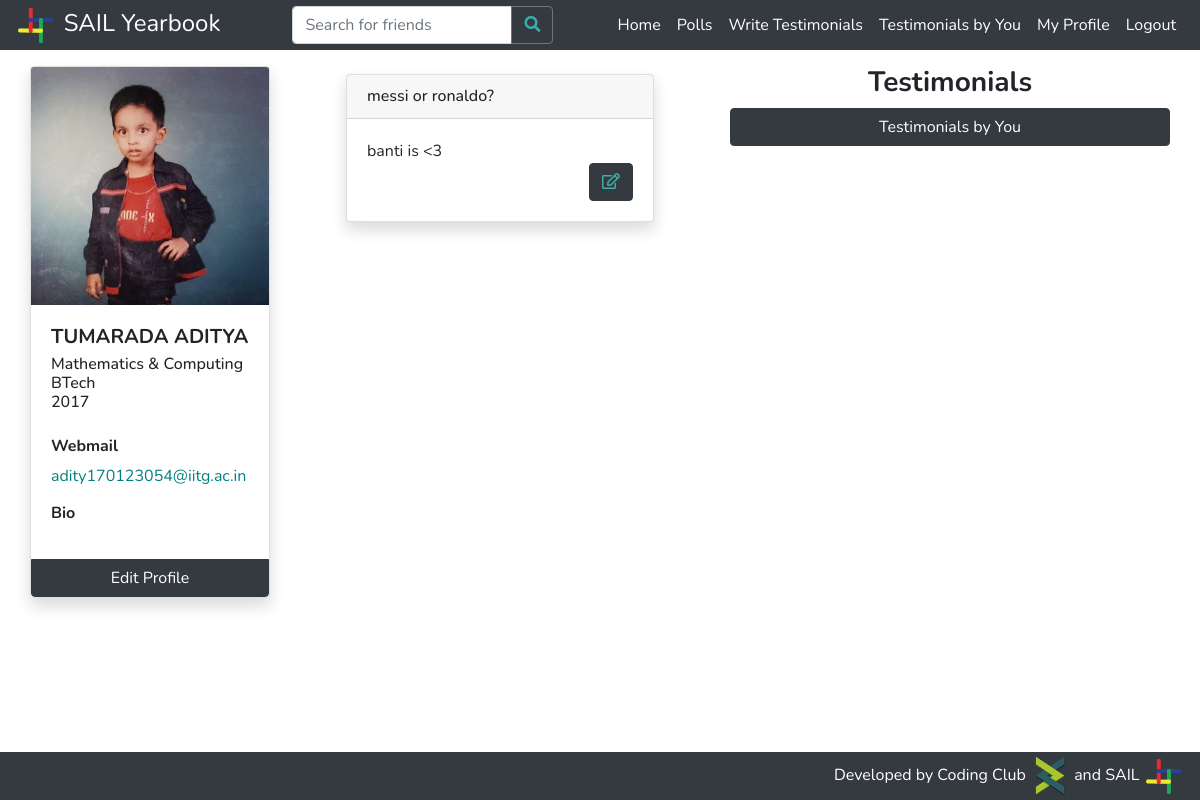
The page /adity170123054/ (signed in) on the database as committed earlier.
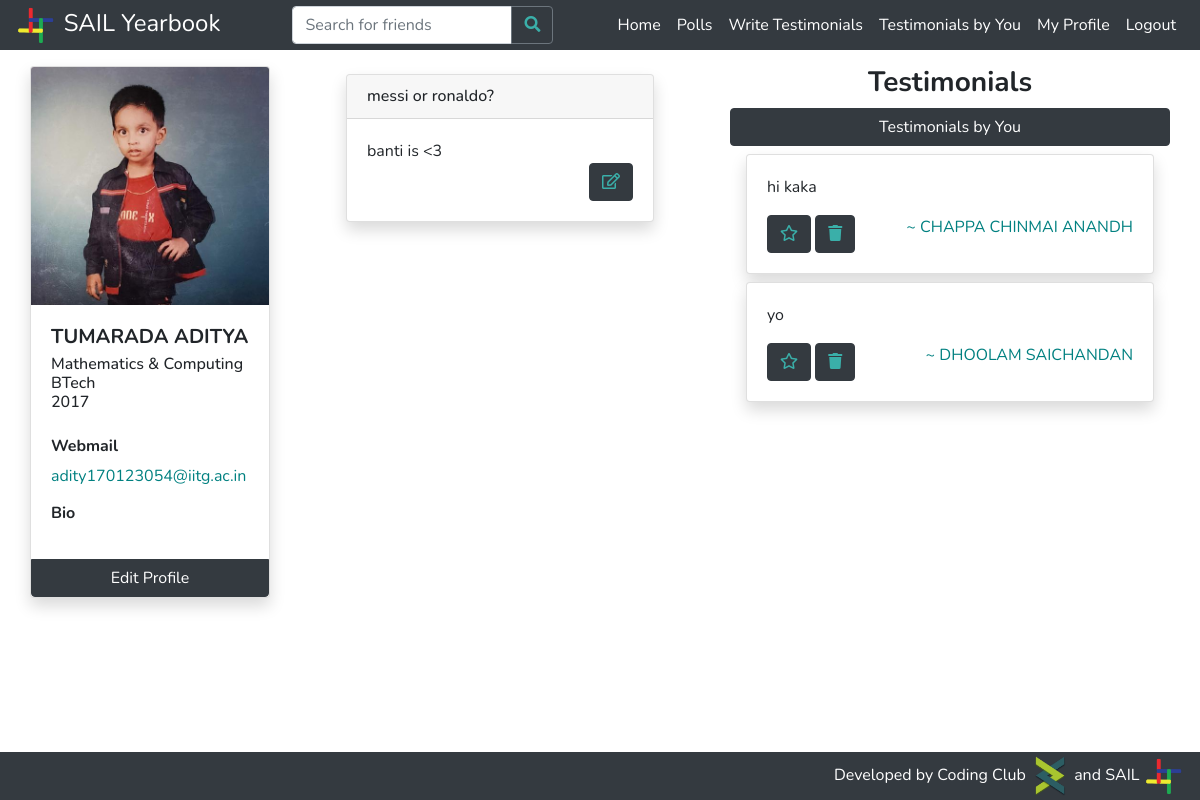
The same page on the database as committed later.
### students/models.py (models this page shows, shortened)
class Profile(models.Model):
    btech = '01'
    mtech = '41'
    phd = '61'
    msc = '21'
    msr = '43'
    ma = '22'
    bdes = '02'
    mdes = '42'
    error = '00'
    program_values = (
        (btech, 'BTech'),
        (mtech, 'MTech'),
        (phd, 'PhD'),
        (msc, 'MSc'),
        (msr, 'MS-R'),
        (ma, 'MA'),
        (bdes, 'BDes'),
        (mdes, 'MDes'),
        (error, 'Error')
    )
    cse = '01'
    ece = '02'
    me = '03'
    ce = '04'
    dd = '05'
    bsbe = '06'
    cl = '07'
    cst = '22'
    eee = '08'
    ma = '23'
    ph = '21'
    rt = '54'
    hss = '41'
    enc = '51'
    env = '52'
    nt = '53'
    lst = '55'
    department_values = (
        (cse, 'Computer Science & Engineering'),
        (ece, 'Electronics & Communication Engineering'),
        (me, 'Mechanical Engineering'),
        (ce, 'Civil Engineering'),
        (dd, 'Design'),
        (bsbe, 'Biosciences & Bioengineering'),
        (cl, 'Chemical Engineering'),
        (cst, 'Chemical Science & Technology'),
        (eee, 'Electronics & Electrical Engineering'),
        (ma, 'Mathematics & Computing'),
        (ph, 'Engineering Physics'),
        (rt, 'Rural Technology'),
        (hss, 'Humanities & Social Sciences'),
        (enc, 'Centre for Energy'),
        (env, 'Centre for Environment'),
        (nt, 'Centre for Nanotechnology'),
        (lst, 'Centre for Linguistic Science & Technology'),
        (error, 'Error')
    )
    profile_pic = models.ImageField(upload_to='profile_pics/', default='profile_pics/no-profile-pic.png')
    user = models.ForeignKey(User, on_delete=models.CASCADE)
    full_name = models.CharField(max_length=100)
    rollno = models.IntegerField()
    program = models.CharField(max_length=2, choices=program_values)
    department = models.CharField(max_length=3, choices=department_values)
    bio = models.TextField(max_length=500)
    graduating = models.BooleanField(default=False)

class ProfileQuestion (models.Model):
    question = models.CharField(max_length=200)

class ProfileAnswers (models.Model):
    profile = models.ForeignKey(Profile, null=True, on_delete=models.CASCADE)
    question = models.ForeignKey(ProfileQuestion, null=True, on_delete=models.SET_NULL)
    answer = models.TextField(max_length = 300)

class Testimonial(models.Model):
    favourite = models.BooleanField(default=False)
    given_by = models.ForeignKey(Profile, null=True, on_delete=models.CASCADE, related_name='given_by')
    content = models.TextField(max_length = 300)
    given_to = models.ForeignKey(Profile, null=True, on_delete=models.CASCADE, related_name='given_to')

### students/views.py (the view, shortened to what this page needs)
# urls.py: path('<username>/', student_views.profile, name='profile'),
@login_required
def profile(request, username):
    if request.method == 'GET':
        if request.user and not request.user.is_anonymous:
            user = User.objects.filter(username=request.user.username).first()
            user_profile = Profile.objects.filter(user=user).first()
            profile_user = User.objects.filter(username=username).first()
            if profile_user:
                if profile_user.is_superuser:
                    return error404(request)
                if profile_user == user:
                    myprofile = True
                else:
                    myprofile = False
                profile = Profile.objects.filter(user=profile_user).first()
                if not profile.graduating:
                    context = {
                        'logged_in': True,
                        'user': user,
                        'myprofile': myprofile,
                        'profile': profile
                    }
                    return render(request, 'profile.html', context)
                else:
                    testimonials = Testimonial.objects.filter(given_to=profile).order_by('-favourite',
                                                                                         Length('content').desc(),
                                                                                         '-id')
                    profile_questions = ProfileQuestion.objects.all()
                    profile_answers = ProfileAnswers.objects.filter(profile=profile)
                    mytestimonial = testimonials.filter(given_by=user_profile).first()
                    answers = {}
                    for question in profile_questions:
                        answers[question] = profile_answers.filter(question=question).first()
                    context = {
                        'logged_in': True,
                        'myprofile': myprofile,
                        'user': user,
                        'testimonials': testimonials,
                        'mytestimonial': mytestimonial,
                        'profile': profile,
                        'answers': answers
                    }
                    return render(request, 'profile.html', context)
            else:
                return error404(request)
    else:
        return error404(request)

### students/templates/profile.html (shortened to what this page needs)
{% extends 'base.html' %}
{% load static %}
{% block content %}
    <div class="container-fluid">
        <div class="row mb-2">
            {% if profile.graduating %}
                <div class="col-xl-3 col-lg-12">
                    <div class="container-fluid">
                        <div class="card shadow">
                            <img class="card-img-top" width="100%" src="{{ profile.profile_pic.url }}" alt="Profile Picture"/>
                            <div class="card-body">
                                <h5 class="card-title"><b>{{ profile.full_name }}</b></h5>
                                <h6 class="card-subtitle">
                                    {{ profile.get_department_display }}
                                    <br>
                                    {{ profile.get_program_display }}
                                    <br>
                                    20{{ profile.rollno | stringformat:"i" | slice:":2" }}
                                </h6>
                                <br>
                                <div class="card-text">
                                    <h6><b>Webmail</b></h6>
                                    <p><a href="mailto:{{ profile.user.email }}">{{ profile.user.email }}</a></p>
                                    <h6><b>Bio</b></h6>
                                </div>
                            </div>
                            {% if myprofile %}
                                <a class="btn btn-dark" style="border-top-right-radius: 0;border-top-left-radius: 0" href="{% url 'edit_profile' %}">Edit Profile</a>
                            {% endif %}
                        </div>
                    </div>
                </div>
                <div class="col-xl-4 col-lg-12  mt-xl-0 mt-sm-4">
                    <div class="container-fluid">
                        {% for question,answer in answers.items %}
                        <div class="card shadow my-2 mx-lg-3">
                            <div class="card-header">
                                <h6 class="mb-0">{{ question.question }}</h6>
                            </div>
                            <div class="card-body">
                                <div class="card-text text-justify">
                                    {% if answer %}{{ answer.answer | linebreaksbr}}{% endif %}
                                </div>
                                {% if myprofile %}
                                    <p class="float-right mb-0">
                                        <button type="button" class="btn btn-dark" data-toggle="modal" data-target="#answer-modal-{{ question.id }}">
                                            <i style="color: #3aafa9;" class="far fa-edit"></i>
                                        </button>
                                    </p>
                                {% endif %}
                            </div>
                        </div>
                        {% endfor %}
                    </div>
                </div>
                <div class="col-xl-5 col-lg-12 mt-xl-0 mt-sm-4">
                    <div class="container-fluid">
                        <h3 class="text-center" style="font-weight: bold;">Testimonials</h3>
                        {% if logged_in and not user.is_superuser %}
                            {% if not myprofile %}
                                <button type="button" class="btn btn-dark" style="width: 100%;" data-toggle="modal" data-target="#testimonial-modal">
                                    {% if mytestimonial %} Edit {% else %} Add {% endif %}testimonial
                                </button>
                                <div class="modal fade" id="testimonial-modal" tabindex="-1" role="dialog">
                                    <div class="modal-dialog" role="document">
                                        <div class="modal-content">
                                            <div class="modal-header">
                                                <h6 class="modal-title">{% if mytestimonial %} Edit {% else %} Add {% endif %}testimonial</h6>
                                                <button type="button" class="close" data-dismiss="modal">
                                                    <span>&times;</span>
                                                </button>
                                            </div>
                                            <div class="modal-body">
                                                <textarea id="add-testimonial-form-content" autocomplete="off" class="form-control" rows="5" name="content" placeholder="Write your testimonial for {{ profile.full_name }} here">{% if mytestimonial %}{{mytestimonial.content}}{% endif %}</textarea>
                                                <br>
                                                {% comment %} <span id="add-testimonial-char-count" class="badge badge-primary float-right my-1">0/500</span> {% endcomment %}
                                                <button class="btn btn-dark" style="width: 100%;" onclick="addTestimonial()">
                                                    {% if mytestimonial %} Edit {% else %} Add {% endif %}testimonial
                                                </button>
                                            </div>
                                        </div>
                                    </div>
                                </div>
                            {% else %}
                                <a class="btn btn-dark" style="width: 100%;" href="{% url 'write_testimonial' %}#testimonials">Testimonials by You</a>
                            {% endif %}
                        {% else %}
                            <a class="btn btn-dark" style="width: 100%;" href="{% url 'login' %}?next={% url 'profile' profile.user.username %}">Login to add Testimonial</a>
                        {% endif %}
                        {% for testimonial in testimonials %}
                            <div class="card shadow my-2 mx-lg-3" id="testimonial-{{ testimonial.id }}">
                                <div class="card-body">
                                    <p class="card-text text-justify">
                                        {{ testimonial.content | linebreaksbr }}
                                    </p>
                                    <p class="float-left my-0">
                                        {% if myprofile %}
                                            {% if testimonial.favourite %}
                                                <button class="btn btn-dark" onclick="favouriteTestimonial({{ testimonial.id }})" data-toggle="tooltip" title="Remove the testimonial from favourites to not show it on your final Yearbook">
                                                    <i style="color: #3aafa9;" class="fas fa-star"></i>
                                                </button>
                                            {% else %}
                                                <button class="btn btn-dark" onclick="favouriteTestimonial({{ testimonial.id }})" data-toggle="tooltip" title="Add the testimonial to favourites to show it on your final Yearbook">
                                                    <i style="color: #3aafa9;" class="far fa-star"></i>
                                                </button>
                                            {% endif %}
                                                <button class="btn btn-dark" onclick="deleteTestimonial({{ testimonial.id }})" data-toggle="tooltip" title="Delete the testimonial from your profile.">
                                                    <i class="fas fa-trash" style="color: #3aafa9;"></i>
                                                </button>
                                        {% endif %}
                                    </p>
                                    <p class="float-right my-0">
                                        <a href="{% url 'profile' testimonial.given_by.user.username %}">
                                            ~ {{ testimonial.given_by.full_name }}
                                        </a>
                                    </p>
                                </div>
                            </div>
                        {% endfor %}
                    </div>
                </div>
            {% endif %}
        </div>
    </div>
{% endblock %}

### students/templates/base.html (shortened to what this page needs)
{% load static %}
<!DOCTYPE html>
<html class="h-100">
<head>
        <link rel="stylesheet" href="{% static "css/bootstrap-4.4.1.min.css" %}">
        <link href="{%static "css/all.min.css" %}" rel="stylesheet"></script>
</head>
<body class="d-flex flex-column h-100" style="font-family: 'Nunito', sans-serif;">
    {% if logged_in %}
        <nav class="navbar fixed-top navbar-expand-lg navbar-dark bg-dark py-0">
            <a class="navbar-brand" href="{% url 'home' %}" style="font-size:x-large">
                <img height="40" src="{% static 'img/sail_logo.png' %}"> SAIL Yearbook
            </a>
            <div class="collapse navbar-collapse" id="mainNavbar">
                <form class="form-inline my-2 my-lg-0 mx-auto" method="get" action="{% url 'search' %}">
                    <div class="input-group">
                        <input style="font-family: 'Nunito', sans-serif;" class="form-control" name="key" placeholder="Search for friends" autocomplete="off">
                        <div class="input-group-append">
                            <button class="btn btn-outline-secondary" type="submit"><i class="fas fa-search" style="color: #3aafa9;"></i></button>
                        </div>
                    </div>
                </form>
                <ul class="navbar-nav">
                    <li class="nav-item">
                        <a style="color: #FFF;" class="nav-link" href="{% url 'home' %}">Home</a>
                    </li>
                    <li class="nav-item">
                        <a style="color: #FFF;" class="nav-link" href="{% url 'polls' %}">Polls</a>
                    </li>
                    <li class="nav-item">
                        <a style="color: #FFF;" class="nav-link" href="{% url 'write_testimonial' %}">Write Testimonials</a>
                    </li>
                    <li class="nav-item">
                        <a style="color: #FFF;" class="nav-link" href="{% url 'write_testimonial' %}#testimonials">Testimonials by You</a>
                    </li>
                    <li class="nav-item">
                        <a style="color: #FFF;" class="nav-link" href="{% url 'profile' user.username %}">My Profile</a>
                    </li>
                    <li class="nav-item">
                        <a style="color: #FFF;" class="nav-link" href="{% url 'logout' %}">Logout</a>
                    </li>
                </ul>
            </div>
        </nav>
    {% endif %}
    <main class="flex-shrink-0 mt-3">
        {% block content %}{% endblock %}
    </main>
    <footer class="footer mt-auto py-1 bg-dark">
        <div class="container-fluid">
            <span class="text-muted float-right">
                <a class="d-inline-block pl-0" style="color:white;" href="{% url 'team' %}"> Developed by Coding Club <img height="40" src="{% static 'img/cc_logo.png' %}"> and SAIL <img height="40" src="{% static 'img/sail_logo.png' %}"></a></span>
        </div>
    </footer>
</body>
</html>

Rows that differ between the two databases and show on the page:
added Testimonial: content "hi kaka", given_by.full_name "CHAPPA CHINMAI ANANDH"
added Testimonial: content "yo", given_by.full_name "DHOOLAM SAICHANDAN"
